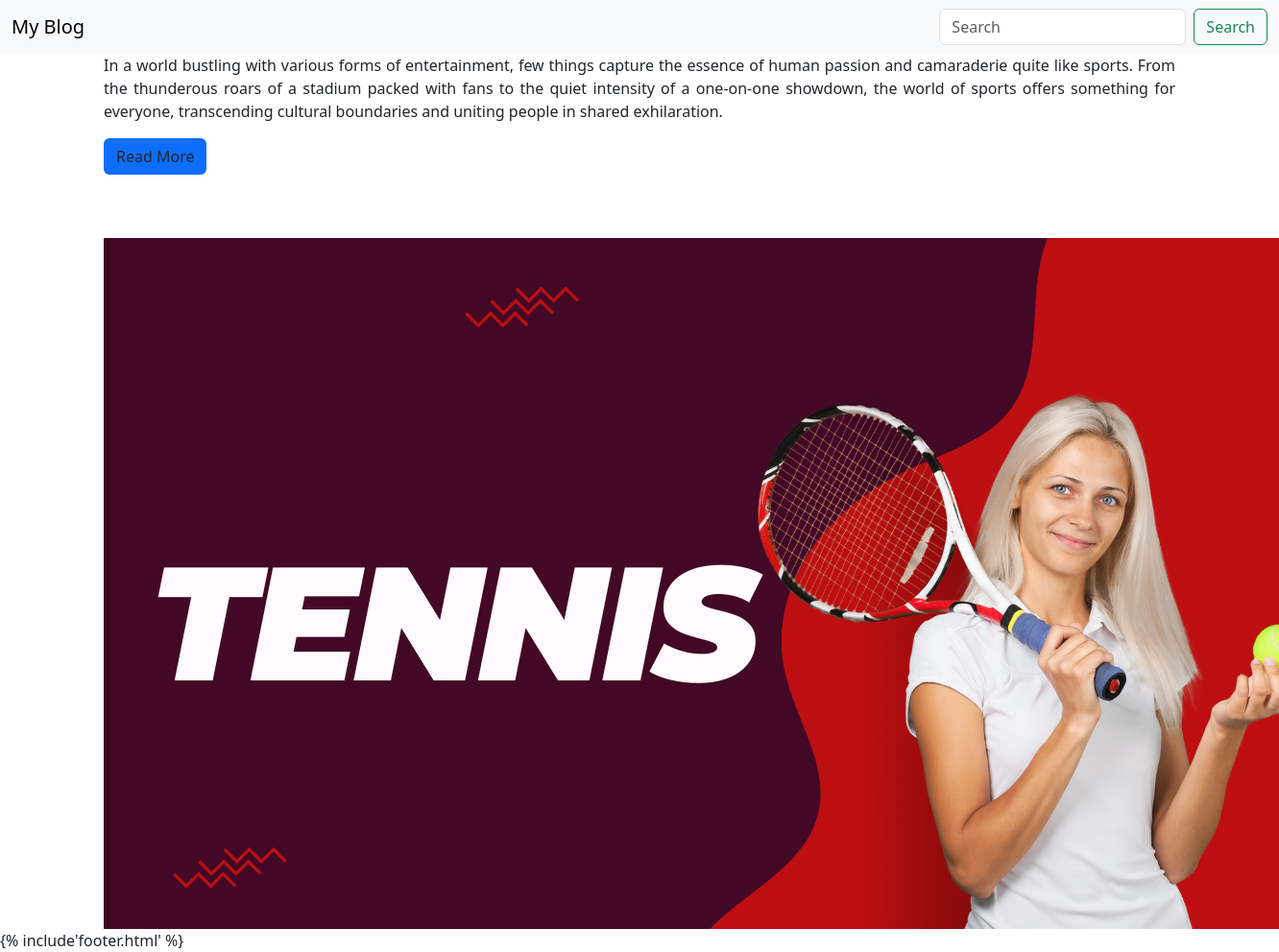
/home/, run on the app's committed database.
### blog/models.py (models this page shows, shortened)
class Post(models.Model):
    post_id = models.AutoField(primary_key=True)
    title = models.CharField(max_length=200)
    content = HTMLField()
    url = models.CharField(max_length=100)
    cat = models.ForeignKey(Category, on_delete=models.CASCADE)
    image = models.ImageField(upload_to='post/')
    def __str__(self):
        return self.title

### blog/views.py (the view)
# urls.py: 2. Add a URL to urlpatterns:  path('', views.home, name='home')
def home(request):
    posts = Post.objects.all()
    print(posts)
    return render(request, 'home.html',{'posts':posts})

### templates/home.html (shortened to what this page needs)
{% extends 'base.html' %} {% block title %} Welcome to Blog Post {% endblock %}
{% block content %}
<div class="container">
  <div class="row">
    <div class="col s12">
      {%for p in posts %}
      <div class="row">
        <div class="col s12 m8">
          {{p.content |truncatewords:60 | safe}}
          <div class="mt20">
            <button href="/blog/{{p.url}}" class="btn bg-primary">
              Read More
            </button>
          </div>
        </div>
        <div class="col s12 m4">
          <img
            src="/media/{{p.image}}"
            class="responsive-img"
            style="margin-top: 50px"
          />
        </div>
      </div>
      {%endfor %}
    </div>
  </div>
{% endblock %}

### data on the page
Post: content "In a world bustling with various forms of entertainment, few things capture the essence of human passion and camaraderie quite like sports. From the thunderous roars of a stadium packed with fans to the quiet intensity of a one-on-one showdown, the world of sports offers something for everyone, transcending cultural boundaries and uniting people in shared exhilaration.", image (picture)
